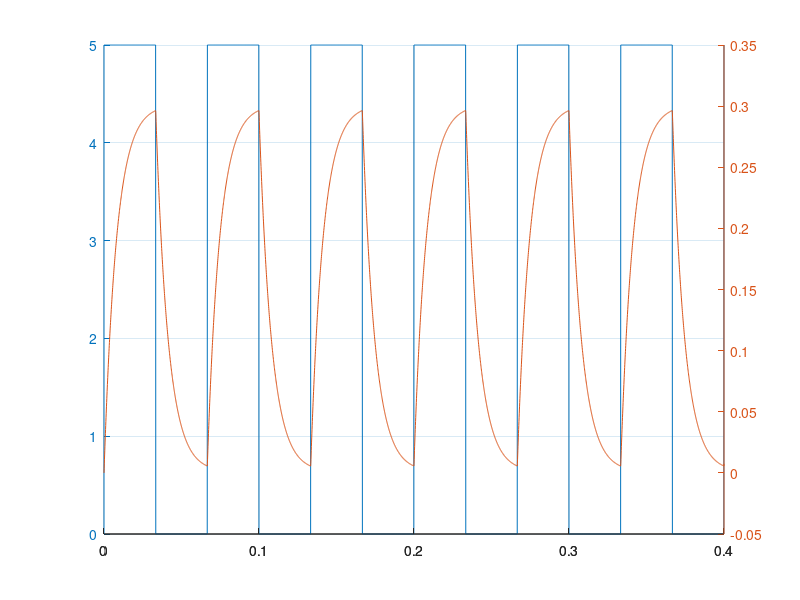

Here is the MATLAB script that generated this plot:
pkg load signal
t = 0:0.0001:0.4;
ch1 = 2.5*square(t*15*2*pi) + 2.5;
sys = tf([1],[0.008 1]);
[ch2, _, _] = lsim(sys, ch1*0.3/5+0.001, t);
figure;
hold on;
plotyy(t, ch1, t, ch2)
grid on;